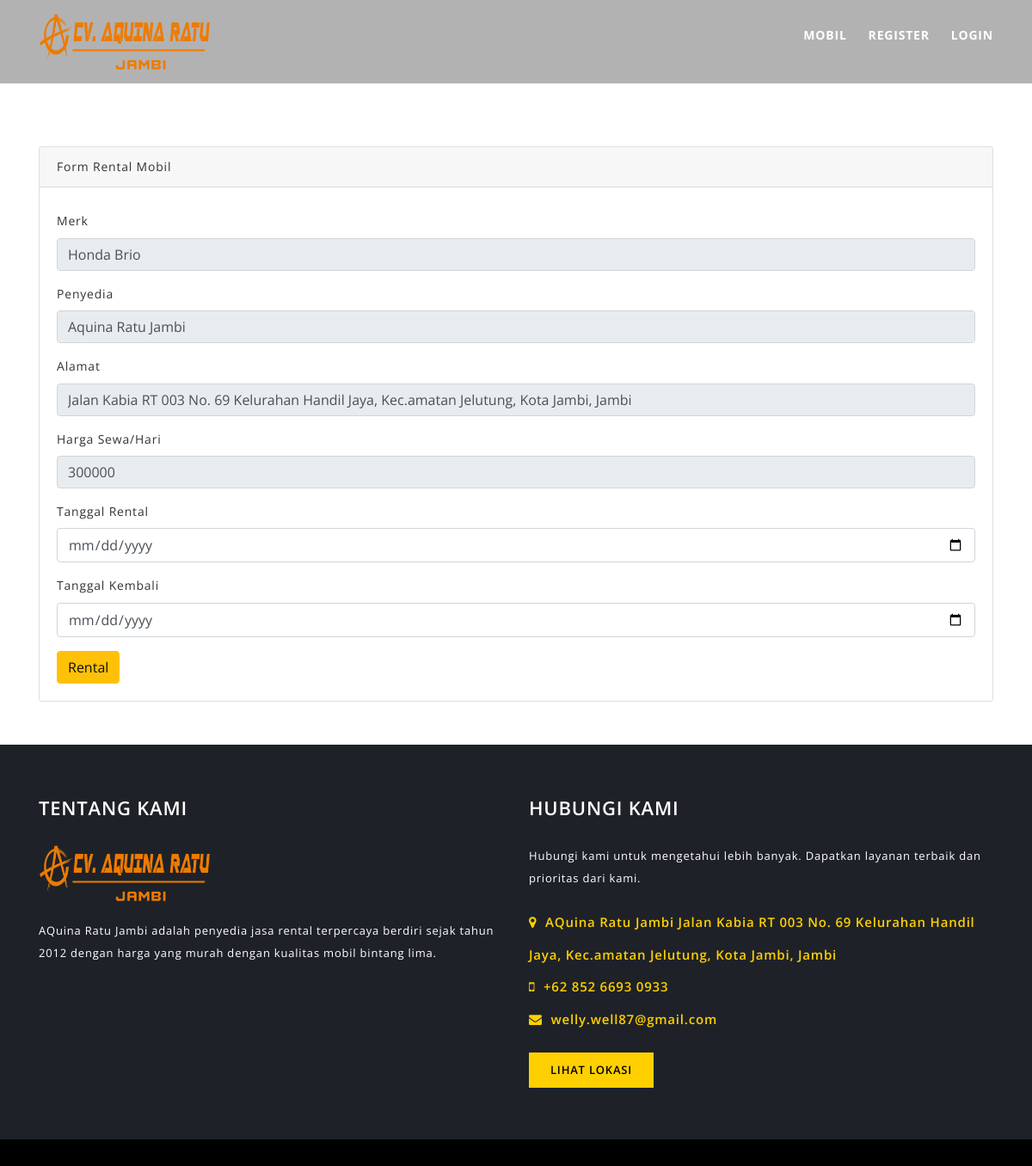
The page /index.php/customer/rental/tambah_rental/23 on the database its author committed.
### tables this page shows
CREATE TABLE `mobil` (
  `id_mobil` int(11) NOT NULL,
  `nama_rental` varchar(120) NOT NULL,
  `kode_type` varchar(120) NOT NULL,
  `merk` varchar(120) NOT NULL,
  `no_plat` varchar(20) NOT NULL,
  `warna` varchar(20) NOT NULL,
  `tahun` varchar(4) NOT NULL,
  `status` varchar(50) NOT NULL,
  `harga` int(11) NOT NULL,
  `denda` int(11) NOT NULL,
  `ac` int(11) NOT NULL,
  `supir` int(11) NOT NULL,
  `mp3_player` int(11) NOT NULL,
  `central_lock` int(11) NOT NULL,
  `gambar` varchar(255) NOT NULL
);

CREATE TABLE `customer` (
  `id_customer` int(11) NOT NULL,
  `nama` varchar(120) NOT NULL,
  `nama_rental` varchar(120) NOT NULL,
  `username` varchar(120) NOT NULL,
  `alamat` varchar(120) NOT NULL,
  `gender` varchar(20) NOT NULL,
  `no_telp` varchar(20) NOT NULL,
  `no_ktp` varchar(50) NOT NULL,
  `foto` varchar(256) DEFAULT NULL,
  `password` varchar(120) NOT NULL,
  `role_id` int(11) NOT NULL
);

### application/controllers/customer/Rental.php (called while the page is built, shortened)
<?php
class Rental extends CI_Controller
{
	public function tambah_rental($id)
	{
		$data['detail'] = $this->db->query("SELECT * FROM mobil mb, type tp, customer cs WHERE mb.id_mobil = '$id' AND tp.kode_type = mb.kode_type AND cs.nama_rental=mb.nama_rental")->result();
		$this->load->view('templates_customer/header');
		$this->load->view('customer/tambah_rental', $data);
		$this->load->view('templates_customer/footer');
	}
}
?>

### index.php (called while the page is built, shortened)
<?php
require_once BASEPATH.'core/CodeIgniter.php';

### application/views/customer/tambah_rental.php (the view, shortened to what this page needs)
<div class="container">
	<div class="card" style="margin-top: 170px; margin-bottom: 50px">
		<div class="card-header">
			Form Rental Mobil
		</div>
		<div class="card-body">
			<?php foreach($detail as $dt) : ?>
				<form method="POST" action="<?php echo base_url('customer/rental/tambah_rental_aksi') ?>">
					<div class="form-group">
						<label>Merk</label>
						<input type="text" name="merk" class="form-control" value="<?php echo $dt->merk ?>" readonly>
					</div>
					<div class="form-group">
						<label>Penyedia</label>
						<input type="text" name="nama_rental" class="form-control" value="<?php echo $dt->nama_rental ?>" readonly>
					</div>
					<div class="form-group">
						<label>Alamat</label>
						<input type="text" name="alamat" class="form-control" value="<?php echo $dt->alamat ?>" readonly>
					</div>
					<div class="form-group">
						<label>Harga Sewa/Hari</label>
						<input type="text" name="harga" class="form-control" value="<?php echo $dt->harga ?>" readonly>
					</div>
					<div class="form-group">
						<label>Tanggal Rental</label>
						<input type="date" name="tanggal_rental" class="form-control" required>
					</div>
					<div class="form-group">
						<label>Tanggal Kembali</label>
						<input type="date" name="tanggal_kembali" class="form-control" required>
					</div>
					<?php if($dt->status == '1') { ?>
						<button type="submit" class="btn btn-warning">Rental</button>
					<?php } else { ?>
						<button type="button" class="btn btn-danger disabled">Tidak Tersedia</button>
					<?php } ?>
				</form>
			<?php endforeach; ?>
		</div>
	</div>
</div>

### application/views/templates_customer/header.php (shortened to what this page needs)
<!DOCTYPE html>
<html class="no-js" lang="zxx">
<head>
    <link href="<?php echo base_url() ?>assets/assets_shop/css/bootstrap.min.css" rel="stylesheet">
    <link href="<?php echo base_url() ?>assets/assets_shop/css/plugins/vegas.min.css" rel="stylesheet">
    <link href="<?php echo base_url() ?>assets/assets_shop/css/plugins/slicknav.min.css" rel="stylesheet">
    <link href="<?php echo base_url() ?>assets/assets_shop/css/plugins/magnific-popup.css" rel="stylesheet">
    <link href="<?php echo base_url() ?>assets/assets_shop/css/plugins/owl.carousel.min.css" rel="stylesheet">
    <link href="<?php echo base_url() ?>assets/assets_shop/css/plugins/gijgo.css" rel="stylesheet">
    <link href="<?php echo base_url() ?>assets/assets_shop/css/font-awesome.css" rel="stylesheet">
    <link href="<?php echo base_url() ?>assets/assets_shop/css/reset.css" rel="stylesheet">
    <link href="<?php echo base_url() ?>assets/assets_shop/css/style.css" rel="stylesheet">
    <link href="<?php echo base_url() ?>assets/assets_shop/css/responsive.css" rel="stylesheet">
</head>
<body class="loader-active">
    <header id="header-area" class="fixed-top">
        <div id="header-bottom">
            <div class="container">
                <div class="row">
                    <div class="col-lg-4">
                        <a href="<?php echo base_url() ?>" class="logo">
                            <img src="<?php echo base_url() ?>assets/assets_shop/img/aquina.png" height="800" width="200" alt="JSOFT">
                        </a>
                    </div>
                    <div class="col-lg-8 d-none d-xl-block">
                        <nav class="mainmenu alignright">
                            <ul>
                                <li><a href="<?php echo base_url('customer/data_mobil') ?>">Mobil</a></li>
                                <?php if($this->session->userdata('nama')) { ?>
                                    <li><a href="<?php echo base_url('auth/ganti_password') ?>">Ganti Password</a></li>
                                    <li><a class="text-warning">Halo, <?php echo $this->session->userdata('nama') ?></a></li>
                                    <li><a href="<?php echo base_url('auth/logout') ?>">| LOGOUT</a></li>
                                <?php }else{ ?>
                                    <li><a href="<?php echo base_url('register') ?>">Register</a></li>
                                    <li><a href="<?php echo base_url('auth/login') ?>">Login</a></li>
                                <?php } ?>
                            </ul>
                        </nav>
                    </div>
                </div>
            </div>
        </div>
    </header>

### application/views/templates_customer/footer.php (shortened to what this page needs)
    <section id="footer-area">
        <div class="footer-widget-area">
            <div class="container">
                <div class="row">
                    <div class="col-lg-6 col-md-6">
                        <div class="single-footer-widget">
                            <h2>Tentang Kami</h2>
                            <div class="widget-body">
                                <img src="<?php echo base_url() ?>assets/assets_shop/img/aquina.png" height="800" width="200" alt="JSOFT">
                                <p>AQuina Ratu Jambi adalah penyedia jasa rental terpercaya berdiri sejak tahun 2012 dengan harga yang murah dengan kualitas mobil bintang lima.</p>
                            </div>
                        </div>
                    </div>
                    <div class="col-lg-6 col-md-6">
                        <div class="single-footer-widget">
                            <h2>Hubungi Kami</h2>
                            <div class="widget-body">
                                <p>Hubungi kami untuk mengetahui lebih banyak. Dapatkan layanan terbaik dan prioritas dari kami.</p>
                                <ul class="get-touch">
                                    <li><i class="fa fa-map-marker"></i> AQuina Ratu Jambi Jalan Kabia RT 003 No. 69 Kelurahan Handil Jaya, Kec.amatan Jelutung, Kota Jambi, Jambi</li>
                                    <li><i class="fa fa-mobile"></i> +62 852 6693 0933</li>
                                    <li><i class="fa fa-envelope"></i> welly.well87@gmail.com</li>
                                </ul>
                                <a href="https://goo.gl/maps/vV8hJYteYiBakKDV6" class="map-show" target="_blank">Lihat Lokasi</a>
                            </div>
                        </div>
                    </div>
                </div>
            </div>
        </div>
        <div class="footer-bottom-area">
            <div class="container">
                <div class="row">
                    <div class="col-lg-12 text-center">
                    </div>
                </div>
            </div>
        </div>
    </section>
</body>
</html>

### assets/assets_shop/css/style.css (style rules this page uses)
#header-area, #header-area a { color: #fff; }
#header-bottom { background-color: rgba(0, 0, 0, 0.3); padding: 15px 0; -webkit-transition: all 0.4s ease 0s; transition: all 0.4s ease 0s; }
.logo { display: inline-block; }
.mainmenu ul li { float: left; position: relative; }
.mainmenu ul li a { display: block; font-weight: 700; margin-left: 25px; padding: 15px 0; text-transform: uppercase; -webkit-transition: all 0.4s ease 0s; transition: all 0.4s ease 0s; }
#header-bottom .container { position: relative; }
.slicknav_nav { background-color: #000; border-top: 1px solid #ffd000; position: absolute; top: 65px; width: 100%; }
.slicknav_nav ul, .slicknav_nav ul li a, .slicknav_nav ul li.slicknav_parent a { margin: 0; -webkit-transition: 0.4s; transition: 0.4s; text-transform: uppercase; }
#footer-area a { color: #ffd000; }
.footer-widget-area { background-color: #1e2228; padding: 60px 0; }
.footer-widget-area h2, .footer-widget-area { color: #fff; }
.single-footer-widget h2 { font-size: 22px; font-weight: 600; margin-bottom: 30px; text-transform: uppercase; }
.single-footer-widget p { font-size: 13px; line-height: 2; }
.single-footer-widget img { margin-bottom: 20px; }
.get-touch { color: #ffd000; font-size: 15px; font-weight: 600; line-height: 2.5; margin-top: 20px; }
.get-touch i.fa { margin-right: 5px; }
.map-show { background-color: #ffd000; color: #000 !important; display: inline-block; font-size: 13px; font-weight: 600; margin-top: 20px; padding: 10px 25px; text-transform: uppercase; }
.footer-bottom-area { background-color: #000; color: #eaeaea; padding: 15px 0; }
html, body, #slideslow-bg, #slideslow-bg div { height: 100%; }

### assets/assets_shop/css/responsive.css (style rules this page uses)
@media only screen and (min-width: 992px) { .single-pricing-table, .single-footer-widget { margin-bottom: 0; } }

### rows shown on the page
mobil: merk "Honda Brio", nama_rental "Aquina Ratu Jambi", alamat "Jalan Kabia RT 003 No. 69 Kelurahan Handil Jaya, Kec.amatan Jelutung, Kota Jambi, Jambi", harga "300000", status "Rental"
